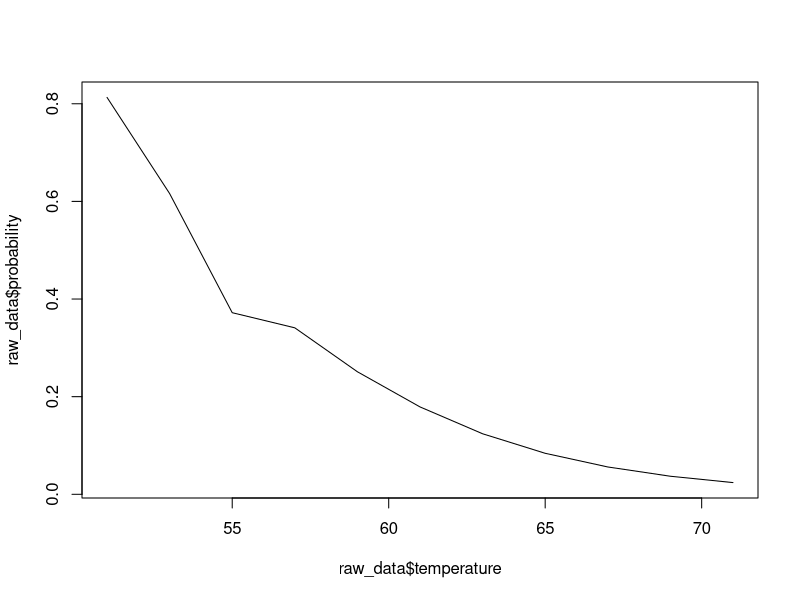
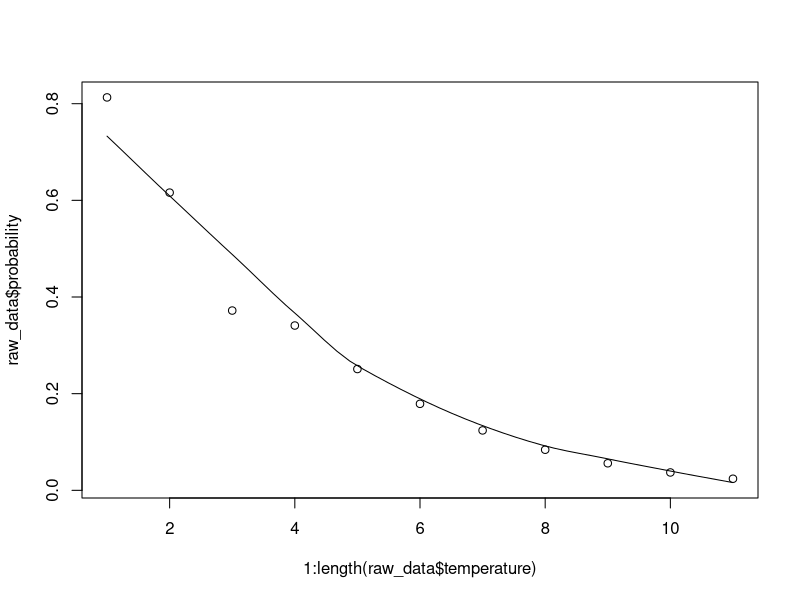

Here is the R script that generated these plots, in order:
## ---- chunk 1
raw_data <- data.frame(temperature = c(51, 53, 55, 57, 59, 61, 63, 65, 67, 69, 71), probability = c(0.813, 0.616, 0.372, 0.341, 0.251, 0.179, 0.124, 0.084, 0.056, 0.037, 0.024))

plot(raw_data$temperature, raw_data$probability, type='l')
scatter.smooth(x=1:length(raw_data$temperature), y=raw_data$probability)
